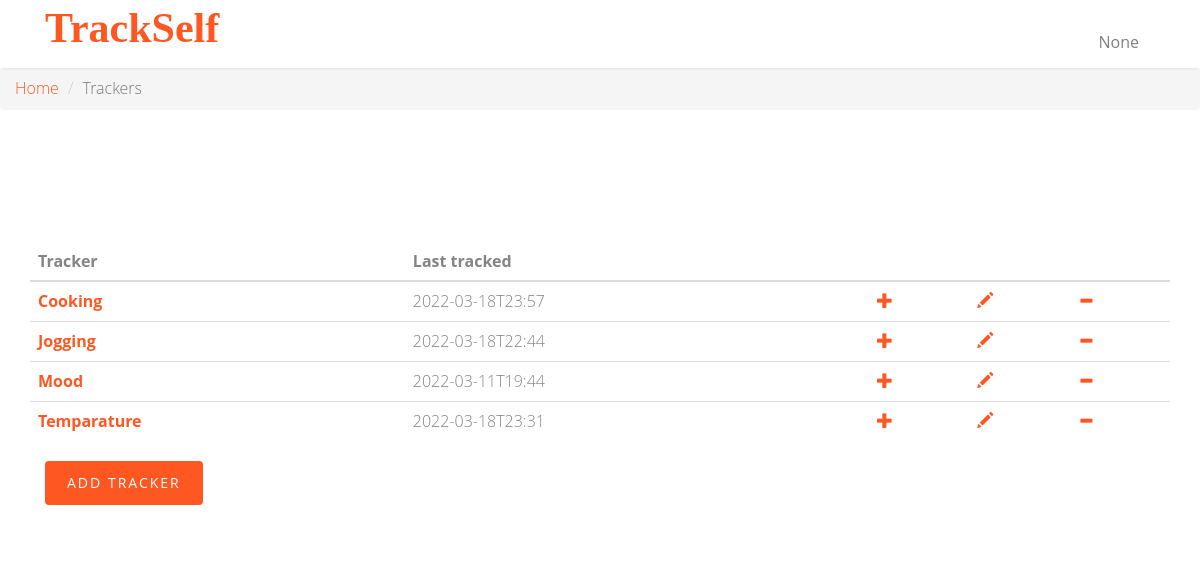
Before: /tracker with the older database file.
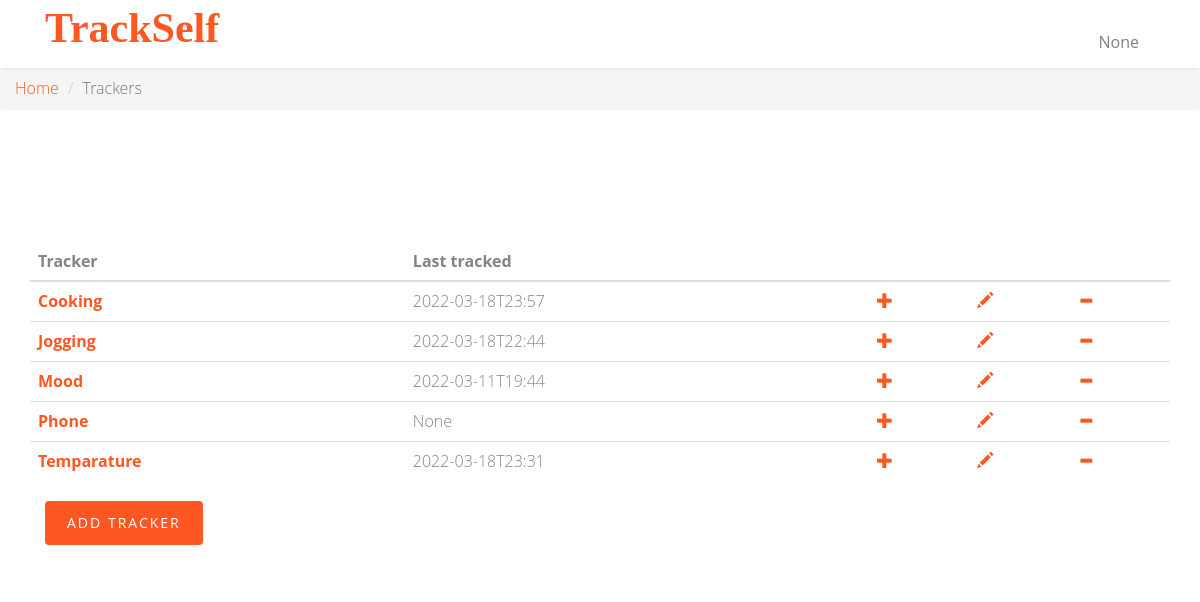
After: the same page with the newer database file.
### app.py (models this page shows)
class Tracker(db.Model):
    __tablename__ = 'tracker'
    id = db.Column(db.Integer, autoincrement=True, primary_key=True)
    name = db.Column(db.String, unique=True, nullable=False)
    description = db.Column(db.String, nullable=False)
    type = db.Column(db.String, nullable=False)
    settings = db.Column(db.String)

### app.py (the view)
@app.route("/tracker")
def trackers_page():
    username = request.cookies.get('username')
    latest_logs = db.session.query(
        Log.tracker, db.func.max(Log.timestamp).label('last_tracked')
    ).group_by(Log.tracker).subquery()
    trackers = db.session.query(Tracker.id, Tracker.name, latest_logs.c.last_tracked).outerjoin(latest_logs, Tracker.id ==
                                                                               latest_logs.c.tracker)
    return render_template('trackers.html', username=username, trackers=trackers)

### templates/trackers.html (shortened to what this page needs)
<!DOCTYPE html>
<html class="no-js">
<head>
    <link rel="stylesheet" href="static/css/animate.css">
    <link rel="stylesheet" href="static/css/icomoon.css">
    <link rel="stylesheet" href="static/css/bootstrap.css">
    <link rel="stylesheet" href="static/css/superfish.css">
    <link rel="stylesheet" href="static/css/style.css">
</head>
<body>
<div id="fh5co-wrapper">
    <div id="fh5co-page">
        <header id="fh5co-header-section" class="sticky-banner">
            <div class="container">
                <div class="nav-header">
                    <h1 id="fh5co-logo" class="col-sm-2"><a href="/">TrackSelf</a></h1>
                    <nav id="fh5co-menu-wrap" role="navigation" class="col-sm-1">
                        <ul class="sf-menu" id="fh5co-primary-menu">
                            <li class="nav-item dropdown">
                                <a class="nav-link dropdown-toggle" href="#" id="navbardrop" data-toggle="dropdown">
                                    {{ username }}
                                </a>
                            </li>
                        </ul>
                    </nav>
                </div>
            </div>
        </header>
        <nav aria-label="breadcrumb">
            <ol class="breadcrumb">
                <li class="breadcrumb-item"><a href="/">Home</a></li>
                <li class="breadcrumb-item active" aria-current="page">Trackers</li>
            </ol>
        </nav>
        <div id="fh5co-contact" class="animate-box">
            <div class="container">
                <div class="row">
                    <div class="col-md-12">
                        <table id="tracker-table" class="table">
                            <thead>
                            <th scope="col">Tracker</th>
                            <th scope="col">Last tracked</th>
                            <th scope="col"></th>
                            <th scope="col"></th>
                            <th scope="col"></th>
                            </thead>
                            <tbody>
                            {% for tracker in trackers%}
                            <tr>
                                <th scope="row"><a href="/tracker/{{ tracker['id'] }}">{{ tracker['name'] }}</a></th>
                                <td>{{ tracker['last_tracked'] }}</td>
                                <td><a href="/tracker/{{ tracker['id'] }}/log"><i class="glyphicon glyphicon-plus"></i></a>
                                </td>
                                <td><a href="/tracker/{{ tracker['id'] }}/update"><i
                                        class="glyphicon glyphicon-pencil"></i></a></td>
                                <td><a href="/tracker/{{ tracker['id'] }}/delete"><i
                                        class="glyphicon glyphicon-minus"></i></a></td>
                            </tr>
                            {% endfor %}
                            </tbody>
                        </table>
                        <div class="col-md-12">
                            <div class="form-group">
                                <button id="myButton" class="btn btn-primary">Add Tracker</button>
                            </div>
                        </div>
                    </div>
                </div>
            </div>
        </div>
    </div>
</div>
</body>
</html>

### static/css/superfish.css (style rules this page uses)
.sf-menu, .sf-menu * { margin: 0; padding: 0; list-style: none; }
.sf-menu li { position: relative; }
.sf-menu > li { float: left; }
.sf-menu a { display: block; position: relative; }
.sf-menu { float: left; margin-bottom: 1em; }
.sf-menu a { border-left: 1px solid #fff; border-top: 1px solid #dFeEFF; border-top: 1px solid rgba(255,255,255,.5); padding: .75em 1em; text-decoration: none; zoom: 1; }
.sf-menu a { color: #13a; }
.sf-menu li { background: #BDD2FF; white-space: nowrap; *white-space: normal; -webkit-transition: background .2s; transition: background .2s; }

### static/css/style.css (style rules this page uses)
body { font-family: "Open Sans", Arial, sans-serif; line-height: 1.6; font-size: 16px; background: #fff; color: #848484; font-weight: 300; overflow-x: hidden; }
a { color: #ff5722; -webkit-transition: 0.5s, ease; -o-transition: 0.5s, ease; transition: 0.5s, ease; }
p, ul, ol { margin-bottom: 1.5em; font-size: 16px; color: #848484; font-family: "Open Sans", Arial, sans-serif; }
h1, h2, h3, h4, h5, h6 { color: #5a5a5a; font-family: "Open Sans", Arial, sans-serif; font-weight: 400; margin: 0 0 30px 0; }
.stuck { position: fixed !important; top: 0 !important; -webkit-box-shadow: 0 2px 2px rgba(0, 0, 0, 0.05); -moz-box-shadow: 0 2px 2px rgba(0, 0, 0, 0.05); -ms-box-shadow: 0 2px 2px rgba(0, 0, 0, 0.05); -o-box-shadow: 0 2px 2px rgba(0, 0, 0, 0.05); box-shadow: 0 2px 2px rgba(0, 0, 0, 0.05); }
.sf-menu { margin: 7px 0 0 0 !important; }
.sf-menu { float: right; }
.sf-menu a { color: rgba(0, 0, 0, 0.5); padding: 0.75em 1em !important; font-weight: normal; border-left: none; border-top: none; border-top: none; text-decoration: none; zoom: 1; font-size: 16px; border-bottom: none !important; }
.sf-menu li, .sf-menu ul li, .sf-menu ul ul li, .sf-menu li:hover, .sf-menu li.sfHover { background: transparent; }
#fh5co-header-section { padding: 0; position: relative; left: 0; width: 100%; z-index: 1022; background: #fff; }
.nav-header { position: relative; float: left; width: 100%; }
#fh5co-logo { position: relative; z-index: 2; font-size: 22px; text-transform: uppercase; font-weight: 700; float: left; margin: 5px 0px 0px 0px; }
#fh5co-logo a { color: #ff5722; }
#fh5co-menu-wrap { position: relative; z-index: 2; display: block; float: right; margin-top: 1%; }
#fh5co-menu-wrap .sf-menu a { padding: 1em .75em; }
#fh5co-services, #fh5co-about, #fh5co-contact { padding: 7em 0; }
#fh5co-contact .form-group { margin-bottom: 30px; }
.btn { -webkit-transition: 0.3s; -o-transition: 0.3s; transition: 0.3s; }
.btn { text-transform: uppercase; letter-spacing: 2px; -webkit-transition: 0.3s; -o-transition: 0.3s; transition: 0.3s; }
.btn.btn-primary { background: #ff5722; color: #fff; border: none !important; border: 2px solid transparent !important; }
.js .animate-box { opacity: 0; }
#fh5co-wrapper { overflow-x: hidden; position: relative; }
#fh5co-page { position: relative; -webkit-transition: 0.5s; -o-transition: 0.5s; transition: 0.5s; }
#offcanvas-menu { position: absolute; top: 0; bottom: 0; z-index: 99; background: #222; right: -240px; width: 240px; padding: 20px; overflow-y: scroll !important; display: none; }
#offcanvas-menu ul { padding: 0; margin: 0; }
#offcanvas-menu ul li { padding: 0; margin: 0 0 10px 0; list-style: none; }
#offcanvas-menu ul li a { font-size: 18px; color: rgba(255, 255, 255, 0.4); }

### templates/trackers.html (style rules this page uses)
#fh5co-logo a { color: #ff5722; text-transform: none; font-family: Garamond; font-size: 42px; }

Changed rows visible on the page:
added Tracker: name "Phone", last_tracked "None"
